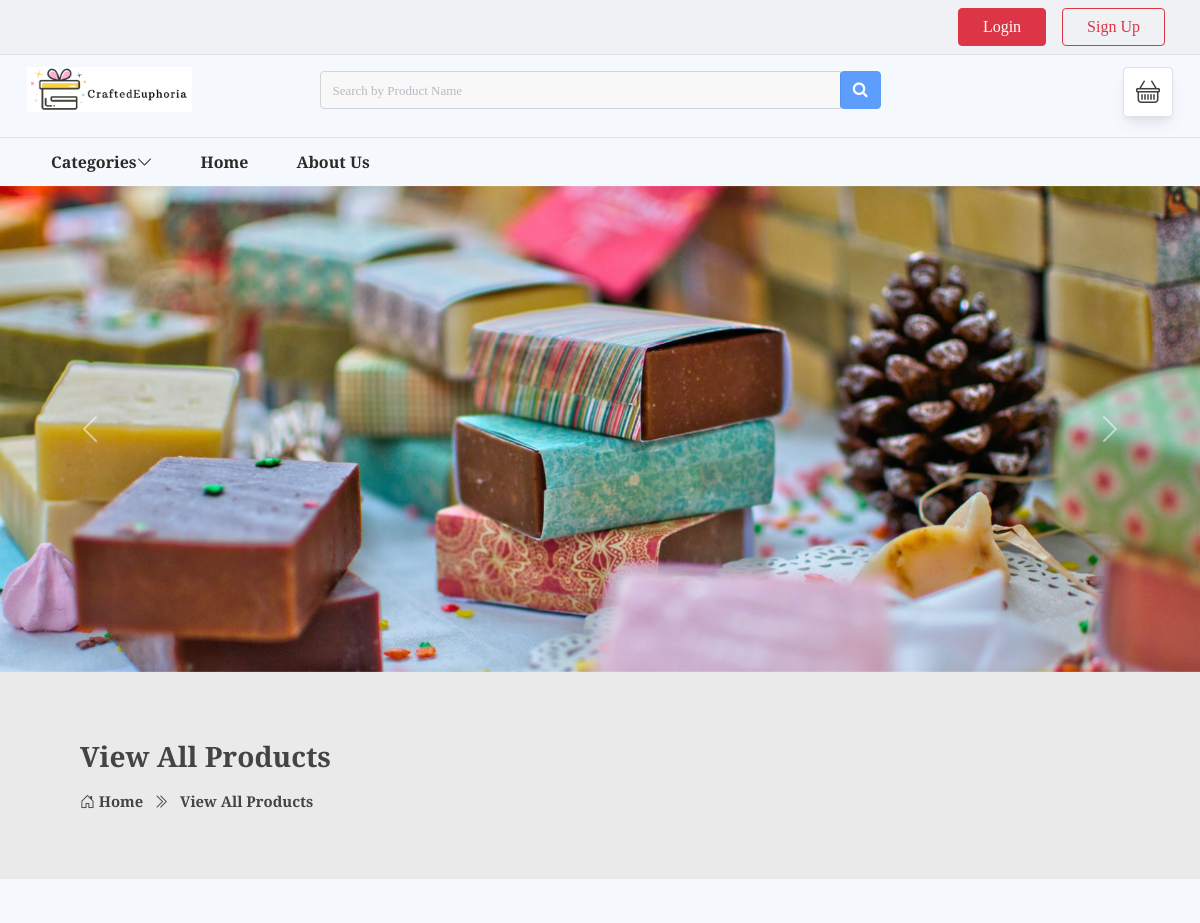
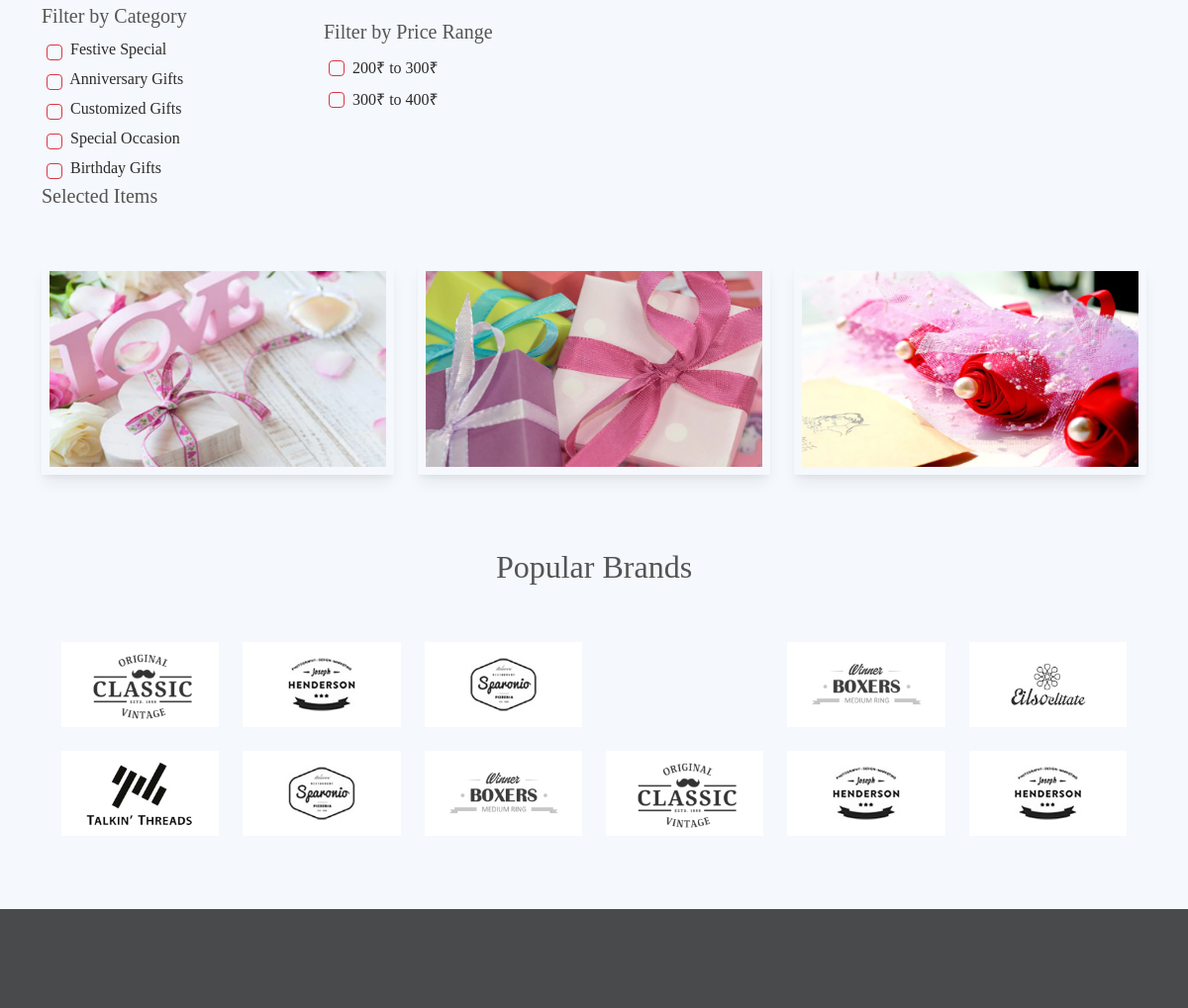
The page / on the database its author committed (2 pictures, top to bottom).
### giftapp/models/category.py (models this page shows, shortened)
class Category(models.Model):
    category_id = models.CharField(max_length=10, unique=True, null=True)
    name = models.CharField(max_length=225, unique=True)

### giftapp/views.py (the view)
# urls.py: path('', index, name='index'),
def index(request):
    categories = Category.objects.all()
    return render(request,'index.html',{'categories':categories})

### templates/index.html (shortened to what this page needs)
{% load static %}
<!Doctype html>
    <html lang="en">
    <head>
        <link rel="stylesheet" href="{% static 'assets/css/bootstrap.min.css' %}">
        <link rel="stylesheet" href="https://cdn.jsdelivr.net/npm/bootstrap-icons@1.7.2/font/bootstrap-icons.css">
        <link rel="stylesheet" type="text/css" href="{% static 'assets/css/style.css' %}"/>
        <link rel="stylesheet" href="https://cdnjs.cloudflare.com/ajax/libs/font-awesome/4.7.0/css/font-awesome.min.css">
    </head>
    <body>
        <header class="container-fluid bg-white">
            <div class="header-top bg-gray  border-bottom">
                <div class="container">
                    <div class="row">
                        <div class="col-md-8">
                        </div>
                        <div class="col-md-4 d-flex align-items-end">
                            <ul class="ms-auto d-inline-flex">
                                {% if user.is_authenticated %}
                                <li class="p-2"><a target="_blank" href="{% url 'loggout' %}"><button class="btn px-4 btn-danger" id="t">Logout</button></a></li>
                                <li class="p-2"><a id="profile" target="_blank" href="{% url 'userprofile' %}"><button class="btn px-4 btn-danger">User Profile</button></a></li>
                                {% else %}
                                <li class="p-2"><a target="_blank" href="{% url 'login_page' %}"><button class="btn px-4 btn-danger">Login</button></a></li>
                                <li class="p-2"><a target="_blank" href="{% url 'register' %}"><button class="btn px-4 btn-outline-danger">Sign Up</button></a></li>
                                {% endif %}
                            </ul>
                        </div>
                    </div>
                </div>
            </div>
            <header>
                <div class="logo-container p-2">
                    <div class="container">
                        <div class="row">
                            <div class="col-md-3 col-9 pt-1 pb-2">
                                    <img class="logo" src="{% static 'assets/images/logo.png' %}" alt="logo" style="width:165px;height:45px;">
                            </div>
                            <div class="col-md-6 d-none d-md-block pt-2">
<div class="row">
    <div class="col-md-12">
        <form id="search-form" method="GET" action="{% url 'search_product' %}">
            <div class="input-group">
                <input type="text" class="form-control" name="productname" id="productname" placeholder="Search by Product Name" oninput="toggleSearchButton()">
                <div class="input-group-append">
                    <button class="btn btn-primary" id="search-button" type="submit" disabled><i class="fa fa-search"></i> </button>
                </div>
            </div>
        </form>
    </div>
</div>
                            </div>
                            <div class="col-md-3 col-3 pt-1 text-end">
                                <a id="cart" href="{% url 'cart' %}">
                                    <button type="button" class="btn btn-light shadow-md border position-relative">
                                        <i class="bi fs-4 bi-basket"></i>
                                    </button>
                                </a>
                            </div>
                        </div>
                    </div>
                </div>
                <div class="menu-bar bg-danger container-fluid border-top">
                    <div class="container">
                        <ul id="menu" class="navcol fw-bold d-none d-md-inline-flex">
                            <li class="p-21 px-4">
                                <a id="cat" class="text-white" href="">Categories<i class="bi pt-2 bi-chevron-down"></i></a>
                            </li>
                            <li class="p-21 px-4 active"><a class="text-white" href="{% url 'index' %}">Home </a></li>
                            <li class="p-21 px-4"><a id="ab" class="text-white" href="{% url 'about' %}">About Us </a></li>
                        </ul>
                    </div>
                </div>
            </header>
</header>
        <div class="slider">
            <div id="carouselExampleControls" class="carousel slide" data-bs-ride="carousel">
              <div class="carousel-inner">
                <div class="carousel-item active">
                  <img src="{% static 'assets/images/slider/s1.jpg' %}" class="d-block w-100" alt="...">
                </div>
              </div>
              <button class="carousel-control-prev" type="button" data-bs-target="#carouselExampleControls" data-bs-slide="prev">
                <span class="carousel-control-prev-icon" aria-hidden="true"></span>
              </button>
              <button class="carousel-control-next" type="button" data-bs-target="#carouselExampleControls" data-bs-slide="next">
                <span class="carousel-control-next-icon" aria-hidden="true"></span>
              </button>
            </div>
        </div>
        <div class="page-nav no-margin row">
            <div class="container">
                <div class="row">
                    <h2 class="text-start">View All Products</h2>
                    <ul>
                        <li> <a href="#"><i class="bi bi-house-door"></i> Home</a></li>
                        <li><i class="bi bi-chevron-double-right pe-2"></i> View All Products</li>
                    </ul>
                </div>
            </div>
        </div>
<div class="container-fluid py-5 product-cover">
    <div class="container-xl">
        <div class="row">
            <div class="col-md-3">
    <h4 class="fs-5">Filter by Category</h4>
    <ul class="filt" id="categoryFilter">
        {% for category in categories %}
            <li><input class="form-check-input me-1 bg-danger border-danger" type="checkbox" value="{{ category.id }}"> {{ category.name }}</li>
        {% endfor %}
    </ul>
</div>
            <div class="col-md-3">
                <h4 class="fs-5 mt-3">Filter by Price Range</h4>
                <ul class="filt" id="priceRangeFilter">
                    <li><input class="form-check-input me-1 bg-danger border-danger" type="checkbox" value="200-300"> 200₹ to 300₹</li>
                    <li><input class="form-check-input me-1 bg-danger border-danger" type="checkbox" value="300-400"> 300₹ to 400₹</li>
                </ul>
            </div>
            <div class="col-md-9">
                <h4 class="fs-5">Selected Items</h4>
            </div>
        </div>
    </div>
</div>
        <div class="ad-cover container-fluid pb-4">
           <div class="container-lg">
               <div class="row">
                    <div class="col-md-4">
                        <img class="bg-white shadow-md p-2" src="{% static 'assets/images/ads/1.webp' %}" alt="">
                    </div>
                     <div class="col-md-4">
                        <img class="bg-white shadow-md p-2" src="{% static 'assets/images/ads/a2.webp' %}" alt="">
                    </div>
                     <div class="col-md-4">
                        <img class="bg-white shadow-md p-2" src="{% static 'assets/images/ads/a3.webp' %}" alt="">
                    </div>
                </div>
           </div>
        </div>
        <div class="popular-brands big-padding bg-white container-fluid">
            <div class="container">
                 <div class="section-tile row">
                   <div class="col-md-10 text-center mx-auto">
                         <h2>Popular Brands</h2>
                   </div>
                </div>
                <div class="row pt-5">
                    <div class="col-lg-2 col-md-4 col-6 mb-4">
                        <div class="brand-cover">
                            <img src="{% static 'assets/images/brand/1.jpeg' %}" alt="">
                        </div>
                    </div>
                    <div class="col-lg-2 col-md-4 col-6 mb-4">
                        <div class="brand-cover">
                            <img src="{% static 'assets/images/brand/client-02.jpeg' %}" alt="">
                        </div>
                    </div>
                    <div class="col-lg-2 col-md-4 col-6 mb-4">
                        <div class="brand-cover">
                            <img src="{% static 'assets/images/brand/client-03.jpeg' %}" alt="">
                        </div>
                    </div>
                    <div class="col-lg-2 col-md-4 col-6 mb-4">
                        <div class="brand-cover">
                        </div>
                    </div>
                     <div class="col-lg-2 col-md-4 col-6 mb-4">
                        <div class="brand-cover">
                            <img src="{% static 'assets/images/brand/client-05.jpeg' %}" alt="">
                        </div>
                    </div>
                     <div class="col-lg-2 col-md-4 col-6 mb-4">
                        <div class="brand-cover">
                            <img src="{% static 'assets/images/brand/client-06.jpeg' %}" alt="">
                        </div>
                    </div>
                    <div class="col-lg-2 col-md-4 col-6 mb-4">
                        <div class="brand-cover">
                            <img src="{% static 'assets/images/brand/client-04.jpeg' %}" alt="">
                        </div>
                    </div>
                    <div class="col-lg-2 col-md-4 col-6 mb-4">
                        <div class="brand-cover">
                            <img src="{% static 'assets/images/brand/client-03.jpeg' %}" alt="">
                        </div>
                    </div>
                    <div class="col-lg-2 col-md-4 col-6 mb-4">
                        <div class="brand-cover">
                            <img src="{% static 'assets/images/brand/client-05.jpeg' %}" alt="">
                        </div>
                    </div>
                     <div class="col-lg-2 col-md-4 col-6 mb-4">
                        <div class="brand-cover">
                            <img src="{% static 'assets/images/brand/1.jpeg' %}" alt="">
                        </div>
                    </div>
                    <div class="col-lg-2 col-md-4 col-6 mb-4">
                        <div class="brand-cover">
                            <img src="{% static 'assets/images/brand/client-02.jpeg' %}" alt="">
                        </div>
                    </div>
                     <div class="col-lg-2 col-md-4 col-6 mb-4">
                        <div class="brand-cover">
                            <img src="{% static 'assets/images/brand/client-02.jpeg' %}" alt="">
                        </div>
                    </div>
                </div>
            </div>
        </div>
    <footer>
        <div class="inner">
    </body>
</html>

### static/assets/css/style.css (style rules this page uses)
* { margin: 0px; padding: 0px; list-style: none; }
img { max-width: 100%; }
a { text-decoration: none; outline: none; color: #444; }
ul { margin-bottom: 0; padding-left: 0; }
a:hover, a:focus, input, textarea { text-decoration: none; outline: none; }
html, body { height: 100%; font-family: "Crimson Text", serif; }
.no-margin { margin: 0px; }
::placeholder { color: #747f8a !important; font-size: 13px; opacity: 0.5 !important; }
.container-fluid { padding: 0px; }
h1, h2, h3, h4, h5, h6 { color: #545454; }
body { background-color: #f5f8fc !important; -webkit-font-smoothing: antialiased; -moz-osx-font-smoothing: grayscale; text-rendering: optimizeLegibility; color: #2b2a2a; overflow-x: hidden; }
.page-nav { background-size: 100%; padding: 68px; text-align: center; background-color: #eaeaea; }
.page-nav ul { float: none; margin: auto; }
.page-nav h2 { font-size: 28px; width: 100%; font-weight: 700; color: #444; }
.page-nav ul li { float: left; margin-right: 10px; margin-top: 10px; font-size: 16px; font-size: 0.93rem; font-weight: 600; color: #444; }
.page-nav ul li i { width: 30px; text-align: center; color: #444; }
.page-nav ul li a { color: #444; font-size: 0.93rem; font-weight: 600; }
.btn-primary { background-color: #8119f5; border-color: #8119f5; }
.btn-light { background-color: #FFF; color: #3F3F3F; }
.form-control { background-color: #F8F8F8; margin-bottom: 20px; }
.container { max-width: 1170px; }
.big-padding { padding: 50px; }
.shadow-md { box-shadow: 0 10px 15px -3px rgba(0, 0, 0, 0.07), 0 4px 6px -2px rgba(0, 0, 0, 0.05); }
.bg-gray { background: rgba(217, 217, 217, 0.25); }
.p-21 { padding: 0.8rem; }
.logo { max-width: 230px; width: 100%; }
footer .inner { background-color: rgba(0, 0, 0, 0.7); padding: 50px; color: #ccc; font-size: 0.9rem; }
.filt li { padding: 5px; }

### rows shown on the page
Category: name "Festive Special"
Category: name "Anniversary Gifts"
Category: name "Customized Gifts"
Category: name "Special Occasion"
Category: name "Birthday Gifts"
